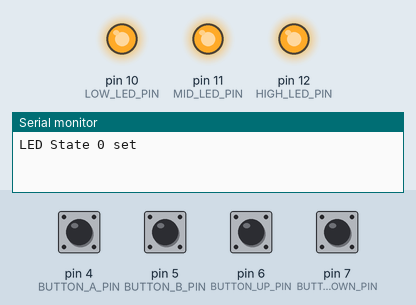
Simulated run of this sketch. Board: Arduino Uno, built with avr-gcc and run on an emulated ATmega328P. On the bench: output pins drawn as LEDs (lit = HIGH), the last lines printed to the serial monitor. The test bench sets the inputs (shaded band); at power-on: pin 4 (BUTTON_A_PIN), pin 5 (BUTTON_B_PIN), pin 6 (BUTTON_UP_PIN), pin 7 (BUTTON_DOWN_PIN) LOW.

Above: at 1.2 s.
1.3 s: pin 4 (BUTTON_A_PIN) pulled HIGH for 0.15 s
At 1.9 s:
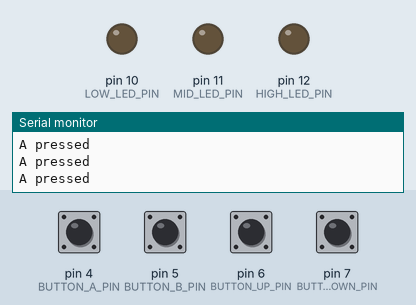
2.9 s: pin 7 (BUTTON_DOWN_PIN) pulled HIGH for 0.15 s
At 3.4 s:
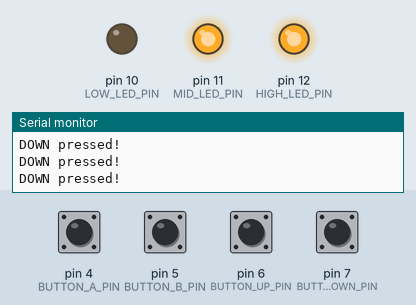
4.5 s: pin 5 (BUTTON_B_PIN) pulled HIGH for 0.15 s
At 5.6 s:
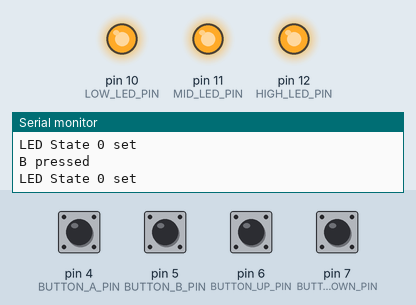
7.7 s: pin 4 (BUTTON_A_PIN) pulled HIGH for 1 s
At 8.0 s:
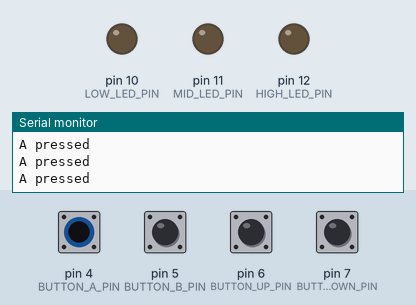
10.2 s: pin 5 (BUTTON_B_PIN) pulled HIGH for 1 s
At 11.0 s:
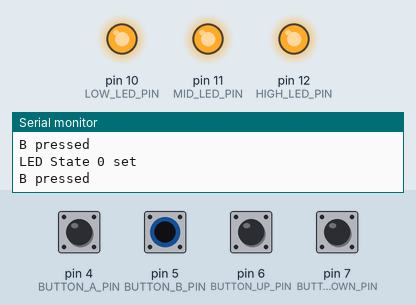
Timing chart, 0 to 13.2 s (numbered marks = the images above; inputs shaded):
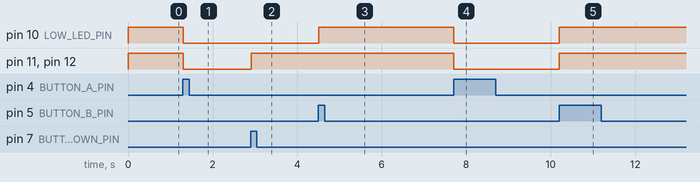

The sketch:

mario-lamp-arduino.ino
```cpp
#include "button_events.h"
#include "led_events.h"

int buttonState_A = LOW;
int buttonState_B = LOW;
int buttonState_Up = LOW;
int buttonState_Down = LOW;

int ledState = 0;

char another_debug_buffer[30];

//
//
//
//
// the setup function runs once when you press reset or power the board
void setup() {
  // initialize digital pin LED_BUILTIN as an output.
  pinMode(LOW_LED_PIN, OUTPUT);
  pinMode(MID_LED_PIN, OUTPUT);
  pinMode(HIGH_LED_PIN, OUTPUT);

  pinMode(BUTTON_A_PIN, INPUT);
  pinMode(BUTTON_B_PIN, INPUT);
  pinMode(BUTTON_UP_PIN, INPUT);
  pinMode(BUTTON_DOWN_PIN, INPUT);

  Serial.begin(9600);

  set_led_state(ledState);

}

// the loop function runs over and over again forever
void loop() {
  buttonState_A = debounceButton(BUTTON_A_PIN, buttonState_A);
  buttonState_B = debounceButton(BUTTON_B_PIN, buttonState_B);
  buttonState_Up = debounceButton(BUTTON_UP_PIN, buttonState_Up);
  buttonState_Down = debounceButton(BUTTON_DOWN_PIN, buttonState_Down);

  if (buttonState_A == 1){
    Serial.println("A pressed");
    if (ledState == 0){
      set_led_state(3);
      ledState = 3;
    }
  }
  if (buttonState_B == 1){
    Serial.println("B pressed");
    set_led_state(0);
    ledState = 0;
  }
  if (buttonState_Up == 1){
    Serial.print("UP pressed");
    if (ledState <= 2 && ledState > 0){
    increase(ledState);
    ledState++;
    Serial.print(" Inside IF statement!");
    }
    Serial.println("");
  }
  if (buttonState_Down == 1){
    Serial.print("DOWN pressed!");
    if (ledState >= 2){
    decrease(ledState);
    ledState--;
    Serial.print(" Inside IF statement!");
    }
    Serial.println("");
  }
  delay(10);

  /*
  Serial.println("####BEGINNING####");
  sprintf(another_debug_buffer, "LED State %d requested",1);
  Serial.println(another_debug_buffer);
  set_led_state(1);
  ledState = 1;
  delay(1000);


  Serial.println("");
  sprintf(another_debug_buffer, "LED State %d requested",2);
  Serial.println(another_debug_buffer);
  //set_led_state(2);
  increase(ledState);
  ledState++;
  delay(1000);


  Serial.println("");
  sprintf(another_debug_buffer, "LED State %d requested",3);
  Serial.println(another_debug_buffer);
  //set_led_state(3);
  increase(ledState);
  ledState++;
  delay(1000);


  Serial.println("");
  sprintf(another_debug_buffer, "LED State %d requested",2);
  Serial.println(another_debug_buffer);
  //set_led_state(2);
  decrease(ledState);
  ledState--;
  delay(1000);


  Serial.println("");
  sprintf(another_debug_buffer, "LED State %d requested",1);
  Serial.println(another_debug_buffer);
  //set_led_state(1);
  decrease(ledState);
  ledState--;
  delay(1000);


  Serial.println("");
  sprintf(another_debug_buffer, "LED State %d requested",0);
  Serial.println(another_debug_buffer);
  set_led_state(0);
  ledState = 0;
  delay(1000);
  Serial.println("#########END#######");
  Serial.println("");
*/
}
```

button_events.cpp
```cpp
#include "button_events.h"

int debounceButton(int buttonPin, int lastButtonState) {
    // Variables will change:
    int ledState = HIGH;         // the current state of the output pin
    int buttonState;             // the current reading from the input pin

    // the following variables are unsigned longs because the time, measured in
    // milliseconds, will quickly become a bigger number than can be stored in an int.
    unsigned long lastDebounceTime = 0;  // the last time the output pin was toggled
    unsigned long debounceDelay = 50;    // the debounce time; increase if the output flickers

    int reading = digitalRead(buttonPin);

    // check to see if you just pressed the button
    // (i.e. the input went from LOW to HIGH), and you've waited long enough
    // since the last press to ignore any noise:

    // If the switch changed, due to noise or pressing:
    if (reading != lastButtonState) {
    // reset the debouncing timer
    lastDebounceTime = millis();
    }

  if ((millis() - lastDebounceTime) > debounceDelay) {
    // whatever the reading is at, it's been there for longer than the debounce
    // delay, so take it as the actual current state:

    // if the button state has changed:
    if (reading != buttonState) {
      buttonState = reading;

    }
    return buttonState;
  }


}
```

button_events.h
```cpp
#ifndef BUTTON_EVENTS_H
#define BUTTON_EVENTS_H

#define BUTTON_A_PIN 4
#define BUTTON_B_PIN 5
#define BUTTON_UP_PIN 6
#define BUTTON_DOWN_PIN 7

#include <Arduino.h>

int debounceButton(int buttonPin, int lastButtonState);

#endif
```

led_events.cpp
```cpp
#include "led_events.h"
char debug_buffer[30];

void increase(int fromState){
    if (fromState == 1){
        set_led_state(2);
    }
    else if (fromState == 2)
    {
        set_led_state(3);
    }


}

void decrease(int fromState){
    if (fromState == 3){
        set_led_state(2);
    }
    else if (fromState == 2)
    {
        set_led_state(1);
    }

}

void set_led_state(int state){
    if (state == 0){
        digitalWrite(LOW_LED_PIN, HIGH);
        digitalWrite(MID_LED_PIN, HIGH);
        digitalWrite(HIGH_LED_PIN, HIGH);
        sprintf(debug_buffer, "LED State %d set",state);
        Serial.println(debug_buffer);
    }
    else if (state == 1)
    {
        digitalWrite(LOW_LED_PIN, LOW);
        digitalWrite(MID_LED_PIN, HIGH);
        digitalWrite(HIGH_LED_PIN, HIGH);
        sprintf(debug_buffer, "LED State %d set",state);
        Serial.println(debug_buffer);
    }
    else if (state == 2)
    {
        digitalWrite(LOW_LED_PIN, LOW);
        digitalWrite(MID_LED_PIN, LOW);
        digitalWrite(HIGH_LED_PIN, HIGH);
        sprintf(debug_buffer, "LED State %d set",state);
        Serial.println(debug_buffer);
    }
    else if (state == 3)
    {
        digitalWrite(LOW_LED_PIN, LOW);
        digitalWrite(MID_LED_PIN, LOW);
        digitalWrite(HIGH_LED_PIN, LOW);
        sprintf(debug_buffer, "LED State %d set",state);
        Serial.println(debug_buffer);
    }


}
```

led_events.h
```cpp
#ifndef LED_EVENTS_H
#define LED_EVENTS_H

#define LOW_LED_PIN 10
#define MID_LED_PIN 11
#define HIGH_LED_PIN 12

#include <Arduino.h>
void increase(int fromState);
void decrease(int fromState);
void set_led_state(int state);

#endif
```

Measured:
- after the input at 1.3 s, pin 10 (LOW_LED_PIN), pin 11 (MID_LED_PIN), pin 12 (HIGH_LED_PIN): HIGH → LOW at once
- after the input at 2.9 s, pin 11 (MID_LED_PIN), pin 12 (HIGH_LED_PIN): LOW → HIGH at once
- after the input at 4.5 s, pin 10 (LOW_LED_PIN): LOW → HIGH at once
- after the input at 7.7 s, pin 10 (LOW_LED_PIN), pin 11 (MID_LED_PIN), pin 12 (HIGH_LED_PIN): HIGH → LOW at once
- after the input at 10.2 s, pin 10 (LOW_LED_PIN), pin 11 (MID_LED_PIN), pin 12 (HIGH_LED_PIN): LOW → HIGH at once
